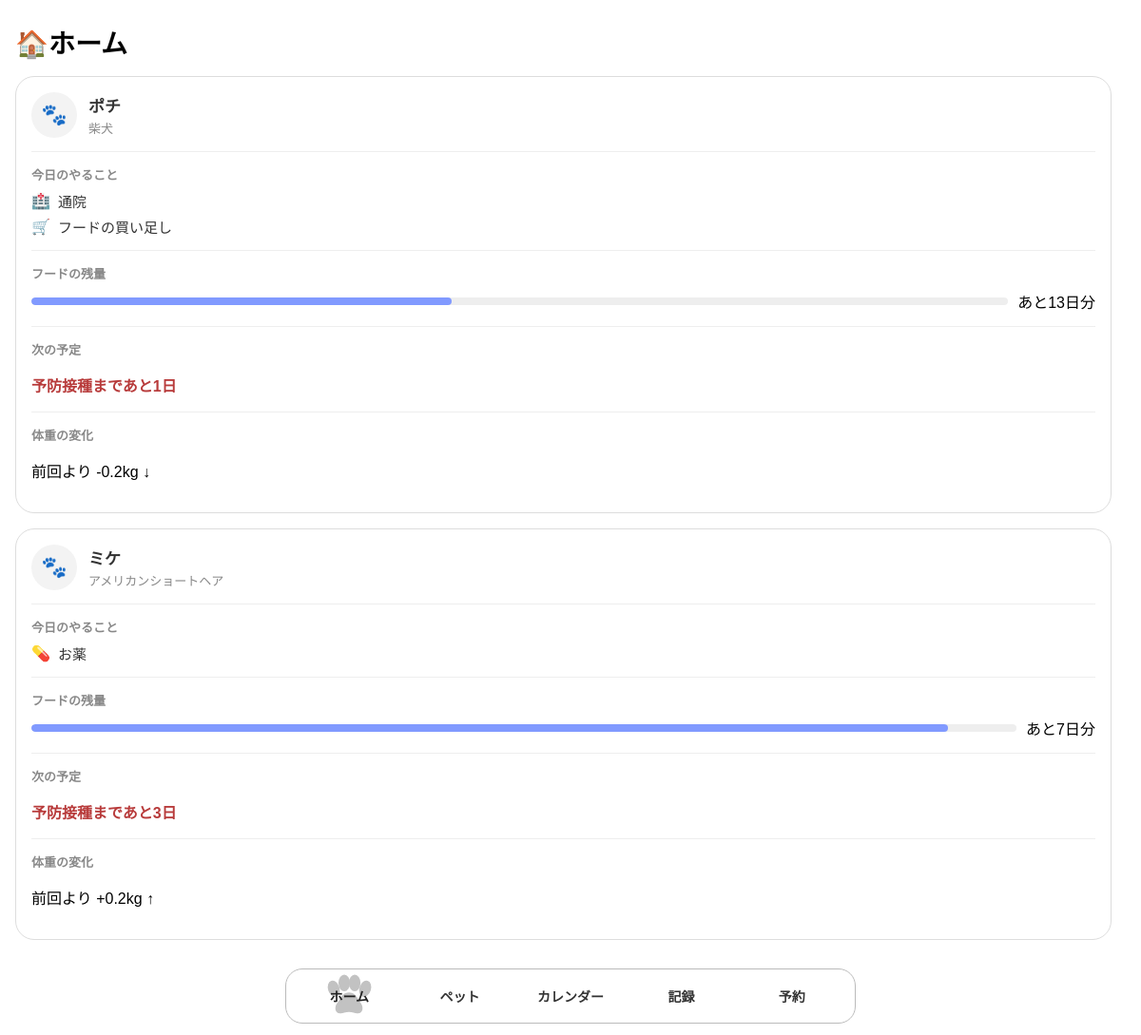
The page /home on the database its author committed.
### tables this page shows
CREATE TABLE pets (
            id INTEGER PRIMARY KEY AUTOINCREMENT,
            name TEXT NOT NULL,
            type TEXT,
            age INTEGER,
            weight REAL,
            note TEXT
        , photo TEXT);

### app.py (the view)
@app.route("/")  # ルートURL「/」にアクセスされたときの処理を指定する
@app.route("/home")  # 「/home」にアクセスされたときも同じホーム画面を表示する
def home():  # ホーム画面を表示する関数を定義する
    connection = get_db_connection()  # 登録済みのペット情報を取得するためSQLiteへ接続する
    pet_list = connection.execute(  # petsテーブルから登録されているすべてのペットを取得する
        """
        SELECT id, name, type, age, weight, note, photo
        FROM pets
        ORDER BY id
        """  # 登録された順番でペット情報を取得するSQLを書く
    ).fetchall()  # SQLの検索結果をすべて取得する
    connection.close()  # ペット情報を取得し終わったのでSQLiteとの接続を終了する
    home_pets = [build_home_dummy_data(pet) for pet in pet_list]  # 登録済みペットごとに表示用のダミー情報を組み立てる
    return render_template("home.html", home_pets=home_pets)  # templatesフォルダ内のhome.htmlへペットごとの表示データを渡す

### app.py (called while the page is built)
def get_db_connection():  # SQLiteデータベースへ接続するための関数を定義する
    connection = sqlite3.connect(DATABASE)  # pets.dbというSQLiteデータベースへ接続する
    connection.row_factory = sqlite3.Row  # SQLで取得したデータを列名を使って扱えるようにする
    return connection  # 作成したデータベース接続を呼び出し元へ返す

### templates/home.html (shortened to what this page needs)
<!DOCTYPE html>
<html lang="ja">
<head>
    <link rel="stylesheet" href="{{ url_for('static', filename='css/style.css') }}">
</head>
<body>
    <main class="page-content">
        <h1>🏠ホーム</h1>
        {% if home_pets %}
            <div class="home-pet-list">
                {% for item in home_pets %}
                    <section class="home-pet-card">
                        <div class="home-pet-card-header">
                            <div class="home-pet-photo">
                                {% if item.pet['photo'] %}
                                    <img
                                        src="{{ url_for('static', filename='images/pets/' + item.pet['photo']) }}"
                                        alt="{{ item.pet['name'] }}の写真"
                                    >
                                {% else %}
                                    <span>🐾</span>
                                {% endif %}
                            </div>
                            <div class="home-pet-name-area">
                                <p class="home-pet-name">{{ item.pet['name'] }}</p>
                                {% if item.pet['type'] %}
                                    <p class="home-pet-type">{{ item.pet['type'] }}</p>
                                {% endif %}
                            </div>
                        </div>
                        <div class="home-section">
                            <p class="home-section-title">今日のやること</p>
                            {% if item.today_tasks %}
                                <ul class="home-task-list">
                                    {% for task in item.today_tasks %}
                                        <li class="home-task-item">
                                            <span class="home-task-icon">{{ task.icon }}</span>
                                            {{ task.label }}
                                        </li>
                                    {% endfor %}
                                </ul>
                            {% else %}
                                <p class="home-empty-text">今日の予定はありません</p>
                            {% endif %}
                        </div>
                        <div class="home-section">
                            <p class="home-section-title">フードの残量</p>
                            <div class="home-food-row">
                                <div class="home-food-bar">
                                    <div
                                        class="home-food-bar-fill {% if item.food_urgent %}home-food-bar-urgent{% endif %}"
                                        style="width: {{ item.food_percent }}%;"
                                    ></div>
                                </div>
                                <span class="{% if item.food_urgent %}home-urgent-text{% endif %}">
                                    あと{{ item.food_days_left }}日分
                                </span>
                            </div>
                        </div>
                        <div class="home-section">
                            <p class="home-section-title">次の予定</p>
                            <p class="{% if item.next_schedule_urgent %}home-urgent-text{% endif %}">
                                {{ item.next_schedule_label }}まであと{{ item.next_schedule_days }}日
                            </p>
                        </div>
                        <div class="home-section">
                            <p class="home-section-title">体重の変化</p>
                            <p>
                                {% if item.weight_diff > 0 %}
                                    前回より +{{ item.weight_diff }}kg ↑
                                {% elif item.weight_diff < 0 %}
                                    前回より {{ item.weight_diff }}kg ↓
                                {% else %}
                                    前回から変化なし
                                {% endif %}
                            </p>
                        </div>
                    </section>
                {% endfor %}
            </div>
        {% else %}
            <p class="home-empty-text">まだペットが登録されていません。「ペット」画面から登録してください。</p>
        {% endif %}
    </main>
    <nav class="bottom-nav">
        <div class="nav-indicator" aria-hidden="true">
        </div>
        <a href="{{ url_for('home') }}" class="active" data-index="0">
            <span>ホーム</span>
        </a>
        <a href="{{ url_for('pets') }}" data-index="1">
            <span>ペット</span>
        </a>
        <a href="{{ url_for('calendar') }}" data-index="2">
            <span>カレンダー</span>
        </a>
        <a href="{{ url_for('records') }}" data-index="3">
            <span>記録</span>
        </a>
        <a href="{{ url_for('reservation') }}" data-index="4">
            <span>予約</span>
        </a>
    </nav>
</body>
</html>

### static/css/style.css (style rules this page uses)
body { margin: 0; font-family: sans-serif; background-color: #ffffff; }
html { scrollbar-gutter: stable; }
.page-content { padding: 24px 16px 100px; }
.page-content h1 { margin: 0; font-size: 28px; }
.bottom-nav { position: fixed; bottom: 12px; left: 50%; transform: translateX(-50%); width: calc(100% - 24px); max-width: 600px; display: flex; justify-content: space-around; align-items: center; background-color: #ffffff; border: 1px solid #909090; border-radius: 18px; padding: 8px; box-sizing: border-box; }
.bottom-nav { position: fixed; bottom: 12px; left: 50%; transform: translateX(-50%); width: calc(100% - 24px); max-width: 600px; display: flex; align-items: center; background-color: #ffffff; border: 1px solid #bbbbbb; border-radius: 18px; padding: 8px; box-sizing: border-box; overflow: hidden; }
.bottom-nav a { flex: 1; position: relative; z-index: 2; text-align: center; text-decoration: none; color: #333333; font-size: 14px; font-weight: 700; padding: 10px 0; }
.bottom-nav a span { position: relative; z-index: 2; }
.nav-indicator { position: absolute; top: 4px; height: calc(100% - 8px); background-color: transparent; z-index: 1; pointer-events: none; transition: left 0.3s ease, width 0.3s ease; }
.nav-paw { position: absolute; left: 50%; top: 50%; width: 55px; height: 50px; transform: translate(-50%, -50%); fill: #c2c2c2; }
.bottom-nav a.active span { color: #222222; text-shadow: none; }
.home-pet-list { display: flex; flex-direction: column; gap: 16px; margin-top: 16px; }
.home-pet-card { padding: 16px; background-color: #ffffff; border: 1px solid #dddddd; border-radius: 20px; box-sizing: border-box; }
.home-pet-card-header { display: flex; align-items: center; gap: 12px; }
.home-pet-photo { width: 48px; height: 48px; flex-shrink: 0; display: flex; justify-content: center; align-items: center; background-color: #f3f3f3; border-radius: 50%; overflow: hidden; font-size: 22px; }
.home-pet-name { margin: 0; font-size: 17px; font-weight: 700; color: #333333; }
.home-pet-type { margin: 2px 0 0; font-size: 13px; color: #888888; }
.home-section { margin-top: 14px; padding-top: 14px; border-top: 1px solid #eeeeee; }
.home-section-title { margin: 0 0 8px; font-size: 13px; font-weight: 700; color: #888888; }
.home-task-list { margin: 0; padding: 0; list-style: none; display: flex; flex-direction: column; gap: 6px; }
.home-task-item { display: flex; align-items: center; gap: 8px; font-size: 15px; color: #333333; }
.home-task-icon { font-size: 16px; }
.home-food-row { display: flex; align-items: center; gap: 10px; }
.home-food-bar { flex: 1; height: 8px; background-color: #eeeeee; border-radius: 4px; overflow: hidden; }
.home-food-bar-fill { height: 100%; background-color: #819aff; border-radius: 4px; }
.home-urgent-text { color: #b83b3b; font-weight: 700; }

### rows shown on the page
pets: pet.name "ポチ", pet.type "柴犬"
pets: pet.name "ミケ", pet.type "アメリカンショートヘア"

### other values the page prints
{{ task.icon }} "🏥" "🛒" "💊"
{{ task.label }} "通院" "フードの買い足し" "お薬"
{{ item.food_days_left }} "13" "7"
{{ item.next_schedule_label }} "予防接種" "予防接種"
{{ item.next_schedule_days }} "1" "3"
{{ item.weight_diff }} "-0.2"
{{ item.weight_diff }} "0.2"
